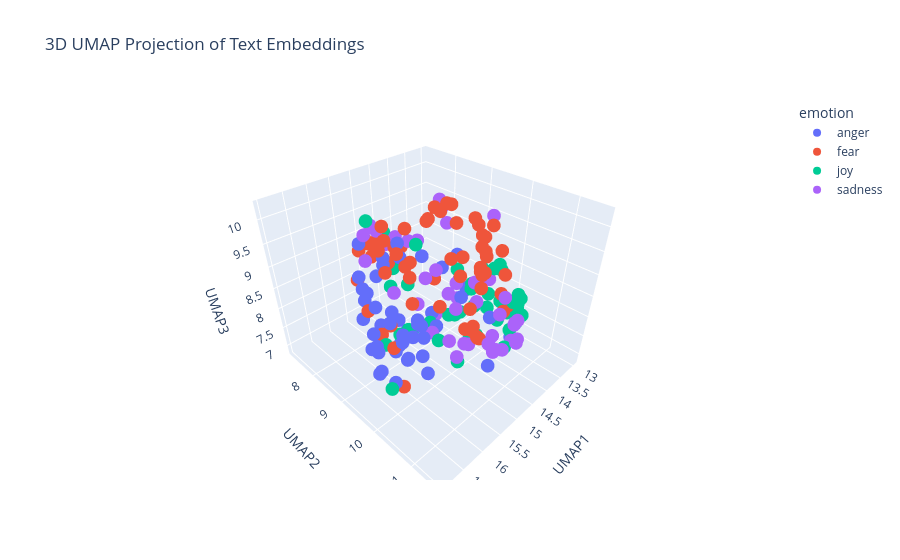

This figure's notebook cell:
### Markdown cell above
---
##### <a id='toc1_5_8_1_1_'></a>[**>>> Exercise 4 (Take home):**](#toc0_)

Apply UMAP to the same embeddings to reduce the dimensionality to 3D vectors and plot the 3D graph, discuss the differences and similarities with the 2D graph.

### Code cell
# Answer here
import pandas as pd
import numpy as np
import umap
import plotly.express as px

# Concatenate training + test
combined_df = pd.concat([train_df_new, test_df_new], ignore_index=True)

# Convert embeddings list → numpy array
X_embeddings = np.array(combined_df['embeddings_values'].tolist())

# 3D UMAP
reducer_3d = umap.UMAP(
    n_components=3,
    metric='cosine',
    random_state=28
)

embedding_3d = reducer_3d.fit_transform(X_embeddings)

# Prepare DataFrame
df_plot_3d = pd.DataFrame(embedding_3d, columns=['UMAP1', 'UMAP2', 'UMAP3'])
df_plot_3d['emotion'] = combined_df['emotion']
df_plot_3d['intensity'] = combined_df['intensity']
df_plot_3d['text'] = combined_df['text']

# Plotly 3D scatter plot
fig = px.scatter_3d(
    df_plot_3d,
    x='UMAP1',
    y='UMAP2',
    z='UMAP3',
    color='emotion',
    hover_data=['text', 'intensity'],
    title='3D UMAP Projection of Text Embeddings'
)

fig.show()

### Figure 1 — Plotly figure (JSON) as saved in the notebook; plotly's stock layout.template omitted (floating-point values rounded to 4 significant figures)
{"data": [{"customdata": [["pray for my boy huff", 0.208], ["Prayers &amp; Protection to our brothers and sisters fighting in #Charlotte  #against #machines", 0.189], ["@shopgreenwich #ldf16 what shall we do this weekend?  #spraypainting in #greenwichmarket with @SNUB23 #core246 #lilylou #fret &amp; #benoakley", 0.271], ["Did we miss the fact that #BurkeRamsey swung &amp;hit his sister #JonBenet in the face with a golf club previously out of a fit of #anger?", 0.598], ["never #make a decision when you are .. #angry &gt;_&lt; .... and never make a #promis when you are #happy :) :*", 0.521], ["im also definitely still bitter about the yellow ranger not being asian, but asian representation in hollywood is essentially a shrug anyway", 0.417], ["@laura221b I've left it for my dad to deal with 😂 My work is done as soon as it's felt the wrath of my slipper 😷", 0.521], ["It takes a man to suffer ignorance and smile. Be yourself, no matter what they say. #sting", 0.25], ["@cxmbeferre so you WOULDNT date me????? ", 0.458], ["When you forget to mention you were bought dreamboys tickets 🙄😂 #raging", 0.458], ["Listening to Joey really helps me and my anger.", 0.5], ["@jessebwatters lol. Love it when you aggravate Juan. Keep up the good work. Lol", 0.242], ["@DeltaDomain @SawDraze @qurions dis dat nigga from fume right?", 0.417], ["@canada4trumpnow @donlemon he has BAD TEMPERAMENT  #HissyFits", 0.625], ["#welfarereform should not be a 'model' for .", 0.417], ["The liberal outrage over don king saying the N-word really angers me. The white yuppie progressives can go fuck themselves, shame on blacks", 0.863], ["@Aurena1701 @AngryOrchard he didn't sting me luckily. He just flew off happy and drunk. Lolololol", 0.146], ["straight people are canoodling on the quad and I'm ", 0.417], ["@TheOneSoleShoe that is one thing but attacking and hating is worse - that makes us just like the angry vengeful behavior we detest", 0.583], ["My baskets are better when I'm in a bad mood someone irritate me before practice please", 0.479], ["Making my buddy cry !! Bitch wait for revenge 🤗👌🏻", 0.812], ["What the fuck am I supposed to do with no lunch, no dinner, no money and I'm off to work #furious #hangry #day5", 0.729], ["Paul forever. Paul should have won! Paul played such a better game! #BB18 ", 0.438], ["My mind is raging and i just want to end it all", 0.75], ["Anger is cheap and politeness is expensive. Don't expect everybody to be polite. #ThoughtfulThursday #anger #politeness", 0.312], ["@WatcherDev @WarcraftDevs put so much artefact points into fury and cant raid... literally wasted 1 month of my life! Thanks blizzard", 0.667], ["Ever put your fist through your laptops screen? If so its time for a new one lmao #rage #anger #hp", 0.646], ["@JoeGoodmanJr. A solution. But the assumptions by media in articles and every other venue causes animosity to the conversation.", 0.354], ["@RoyEnglish roy as fiery", 0.5], ["@WWE is the live event Brock vs Orton 2 this Saturday on the WWE Network? If not it needs to be! :) #wwe @RandyOrton @HeymanHustle #revenge", 0.396], ["Indignation: [whispers to date during that terrific Lerman/Letts centerpiece scene] That's his overwhelming sense of indignation.", 0.479], ["@TDsNation i watch all your videos but i like madden better!", 0.333], ["@eNCA what they should be doing is directing their anger to the thieves in government...#corruption #FeesMustFall", 0.542], ["straight people are canoodling on the quad and I'm #offended", 0.648], ["Gotta wonder why Caller Max listens to the show in the first place if you so incense him @MSignorile", 0.375], ["You ever just find that the people around you really irritate you sometimes? That's me right now 😒", 0.792], ["Be chill af if you want to offend someone.", 0.479], ["@thomeagle Just to help maintain and boost our status as a world class centre for education, culture and tolerance. #outrage", 0.438], ["@pbhushan1 @IndianExpress so in your opinion is this the worst delhi govt? #acrid  #hypocrisy", 0.526], ["Me being on my dean really saving a lot of ppl, bc I don't snap nomore &amp; it take so much out of me..", 0.348], ["I wouldn't have #anger issues.....if she didn't have #lying issues.....think about that one. #pow #lies #confusion", 0.5], ["@DailyMirror i love how theres no outrage that it's a white man but if it was a black man them BLM would be all over it regardless of reason", 0.726], ["[ @HedgehogDylan ] *she would frown a bit, folding her arms* 'why is it that every time I'm in need of assistance someone expects a lil **", 0.5], ["@IllinoisLoyalty that Rutgers game was an abomination. An affront to God and man. We must never speak of it again.", 0.562], ["My eyes have been dilated. I hate the world right now with the rage of a thousand fiery dragons. I need a drink.", 0.812], ["Sting is just too damn earnest for early morning listening. ", 0.37], ["Having a baby born too soon is #lifechanging 6 years on and it feels like only yesterday #sad #happy #angry #emotionalrollercoaster", 0.375], ["Anger, resentment, and hatred are the destroyer of your fortune today.", 0.396]], "hovertemplate": "emotion=anger<br>UMAP1=%{x}<br>UMAP2=%{y}<br>UMAP3=%{z}<br>text=%{customdata[0]}<br>intensity=%{customdata[1]}<extra></extra>", "legendgroup": "anger", "marker": {"color": "#636efa", "symbol": "circle"}, "mode": "markers", "name": "anger", "scene": "scene", "showlegend": true, "type": "scatter3d", "x": [14.23, 14.38, 13.47, 16.89, 16.77, 16.09, 14.85, 16.0, 14.9, 16.55, 16.45, 13.64, 15.32, 14.95, 15.07, 15.79, 15.34, 15.84, 16.0, 16.32, 15.74, 16.58, 13.83, 16.36, 16.95, 16.56, 16.88, 15.3, 13.85, 15.27, 15.89, 13.67, 15.96, 15.89, 16.15, 16.41, 15.7, 15.89, 15.71, 16.2, 16.91, 15.71, 15.96, 15.65, 16.47, 16.24, 15.67, 16.6], "y": [8.937, 8.488, 9.725, 9.928, 10.34, 10.31, 10.03, 9.549, 9.313, 10.4, 9.491, 9.145, 9.003, 7.887, 8.024, 8.752, 9.867, 9.984, 8.577, 10.17, 9.903, 10.04, 10.55, 10.46, 10.16, 9.67, 10.05, 8.069, 9.015, 8.809, 9.24, 8.935, 8.406, 9.433, 8.688, 10.14, 9.608, 8.379, 8.148, 10.51, 10.17, 8.253, 10.03, 9.209, 10.22, 9.738, 11.36, 9.609], "z": [8.557, 8.705, 7.235, 8.622, 8.073, 8.605, 8.667, 7.896, 7.936, 8.475, 7.973, 7.814, 7.523, 8.65, 8.581, 7.797, 8.162, 8.527, 8.437, 8.196, 7.682, 9.054, 7.387, 9.151, 8.277, 9.162, 8.752, 8.43, 8.742, 9.19, 8.451, 7.972, 8.878, 8.377, 8.128, 8.602, 7.951, 8.549, 9.397, 7.999, 8.306, 8.293, 8.758, 9.807, 8.839, 8.026, 8.403, 8.575]}, {"customdata": [["Unruly kids at 8am in the morning #nothanks ripping the flower beds up by the roots while their parents watch ", 0.322], ["@FJHobson @Beaker126 @Biastai how would you suggest we profile to stop right wing terror", 0.521], ["I'm scared that my coworkers are going to submit me to one of those 'wardrobe makeover' shows. #fear #fashion", 0.792], ["@NFYFC @Wilkster_ hmm, don't know many yf  who are short on confidence! Wish I'd been one, ", 0.431], ["#ntfc mourinho is worried,  bringing Ibra  and Rushford on. ", 0.5], ["How I Murdered Your Mother #SpookyTv #horror", 0.625], ["@mdthib This is so lovely! Or I am frightened, not sure which! But, wow!", 0.417], ["What the fuck is he even doing ? He should be off that's fucking horrific !", 0.75], ["I feel like I am drowning. #depression #anxiety #falure #worthless", 0.979], ["Rojo is shocking.......absolutely shocking !!!", 0.625], ["From harboring Osama bin Laden to its relationship with Haqqani network, there is enough evidence to prove Pakistan is sponsoring terrorism", 0.604], ["Im not a #nervouswreck, Im a  #pileup. #GoingCrazy #HelpMe #Insane #Antisocial", 0.875], ["#hillaryclinton and their followers are #nervous of a #BernieSanders #millennials saying yes to a #woman #POTUS  #JillStein  not #warmonger", 0.521], ["Got to be up in 4 hours to go back to work #cantsleep #excited ", 0.375], ["I hate having ideas but being too afraid to share them 😔", 0.688], ["@rkuuleiq Fear is best/beast product of God/s. :) #aTheism #theism #biBle  #christianity #hell #heaven #purgatory #psychology #jesus", 0.37], ["@EE your a joke I pay for data when I'm in Spain and you then text and say I've used up all my data #terrible service", 0.375], ["How do you ever stop being #afraid of someone that you live with", 0.771], ["Are there any #horror sites that would be interested in my writing a guest article/review? Been really craving a literary outlet lately.", 0.354], ["One more step in long work #visa process is over. Relief. Onto next step. #expat #restless", 0.458], ["@markhberman2003 @LanceZierlein @790blessing entire team from coaches on down played and coached scared from jumpstreet. ", 0.542], ["@Montel_Williams If this ban goes through, it will harm so many people, disabled veterans, people who have #chronicpain,  #iamkratom", 0.685], ["I can't imagine keeping malice with my brothers!! I shudder when I see siblings estranged and all", 0.667], ["if you do me wrong i will not hesitate to block you and cut you out of my life completely 😇 it's one of my greatest talents", 0.25], ["@bothsocial Thanks for the follow! Hope you’re having a terrific day!", 0.108], ["@Berbaqueue @_indubioproreo shocking work ethic by our players, Rooney stifled by their laziness", 0.396], ["#Aleppo city is burning. The head of #terrorism #Assad regime &amp; #Russia are bombarding the city right now with #whitephosphrus #bombs !", 0.729], ["Wish I was a kid again. The only stressful part was whether Gabriella and Troy would get back together or not. #hsm2 #nightmare", 0.395], ["@obyezeks \\nWe can't forget d past.But while we apprehend and punish d culprits of the past,are we going to allow d present to slip away?", 0.521], ["@Avanquest i have unsubscribed 3 times from your spam emails still coming? STOP THE EMAILS #avanquest #software #terrible", 0.438], ["Avoiding #fears only makes them scarier. Whatever your #fear, if you face it, it should start to fade. #courage", 0.705], ["Just feel awkward that I'm being timid to everyone.", 0.646], ["Wish I was a kid again. The only stressful part was whether Gabriella and Troy would get back together or not. #hsm2 ", 0.458], [" ughh I just want all this to be over.. it's like a nightmare! can we all just get along?", 0.797], ["@Oooooo_Donna @sturgishigh @politicususa   @CNN took its first baby  step now let's hope they will start running", 0.25], ["@CP24 And I hope when the police met him at the subway that they took him straight to jail 😕 ", 0.583], ["@Morning_Joe @JoeNBC @mikebarnicle Trump says the refugee situation 'is not just about terrorism it's about quality of life.' Take note.", 0.542], ["#GADOT please put a left turn signal at Williams and Ivan Allen Jr Blvd. This is absolutely ridiculous #ATLtraffic ", 0.424], ["Getting terrible download speeds for fifa smh.", 0.354], ["That's fucking horrific defending from Schalke", 0.562], ["The more videos @PanicAtTheDisco  post, the more i am convinced i might should not have done that  #Brendonati", 0.4], ["@smb_ryan @Kamper10 I couldn't care less about #GOTHAM. I haven't watched it since the mid point of season 1. #horrible", 0.417], ["I'm such a shy girl🙄", 0.583], ["@laura221b I don't think I've ever moved so fast in a panic in all my life 😂 Gave me such a fright 😓", 0.938], ["im like 'this is better' in the moment cuz i panic and then later its so obviously not better. at every opportunity i choose to make it seem", 0.729], ["A shy failure is nobler than an immodest success.", 0.333], ["@Aliki111 Haters!!! You are low in self worth. Self righteous in your delusions. You cower at the thought of change. Change is inevitable.", 0.562], ["i had a hard time falling a sleep and woke up several times because i was afraid of bugs crawling on me and i ended up waking up with a bite", 0.854], ["@Meruna_  as a musician, I can tell you that more people get discouraged when learning because of shitty instruments than anything else.", 0.396], ["#aliens #zombie #gore #slash #ghost #sith #horror I love it all. 🔪", 0.333], ["When a guy comes on the train that smells like a mixture of a damp dog, old sweat and sewage works!!!!#gross #horrid #getoffthetrain #smelly", 0.521], ["@madhav_pastey moral of the story, never check mails in the night. PS. Most notices have nothing much to worry about. @ashwinikn", 0.354], ["On @Varneyco/@FoxBusiness to talk latest on #Chelsea Bombing + #Ahmad_Khan_Rahami's trips to #Afghanistan/#Pakistan #tcot #terror", 0.642], ["@hollywooddivas @TMZ_Sports Idiots like Larry Sanders scare us All!How can Morons these days Rush 2 Judge #Police w/o all facts yet?FU thugs", 0.604], ["@spencer0415 awe, I love you kid!!", 0.06], ["@AaliyahLove69 I would be intimidated but I would like to think I would have manned up and helped.", 0.417], ["@soozclifford Sure have... Sydney are too tough, too quick and their 'team' pressure is too much for the Cats to handle. Motlop/Cowan ", 0.356], ["Another fun fact: i am afraid", 0.667], ["@stephenfhayes Mustard gas = hostile work environment, not #terrorism; call #OSHA not #military", 0.708], ["#twitter #users Tweeting on twitter is like playing a game against the computer. Where's the life, Everyone too #afraid to say something?", 0.521], ["When you're scared to press send #bgoodthepoet #PrayForMe #ThisIsAGodDream #career #help #fear #heart #HeartRacing", 0.842], ["@mikefreemanNFL \\nIsn't OBrien supposed to be some sort of offensive genius ", 0.167], ["Really.....#Jumanji 2....w/ The Rock, Jack Black, and Kevin Hart...are you kidding me! WTF! #ThisIsATerribleIdea #horrible", 0.542], ["And I cried in front of my guy last night. And it's just been a horrible week but it's only for a week", 0.68]], "hovertemplate": "emotion=fear<br>UMAP1=%{x}<br>UMAP2=%{y}<br>UMAP3=%{z}<br>text=%{customdata[0]}<br>intensity=%{customdata[1]}<extra></extra>", "legendgroup": "fear", "marker": {"color": "#EF553B", "symbol": "circle"}, "mode": "markers", "name": "fear", "scene": "scene", "showlegend": true, "type": "scatter3d", "x": [15.82, 15.64, 14.75, 14.41, 14.17, 14.95, 14.03, 15.67, 15.74, 14.34, 14.91, 16.02, 15.01, 14.35, 15.01, 14.65, 15.63, 14.81, 14.56, 13.83, 14.51, 14.68, 16.41, 16.58, 13.16, 14.51, 14.96, 14.71, 14.89, 15.82, 14.52, 15.27, 14.63, 16.08, 14.9, 15.33, 14.77, 15.44, 15.19, 14.82, 14.82, 15.6, 15.22, 14.73, 15.41, 15.38, 16.15, 14.66, 16.32, 14.06, 15.66, 14.49, 14.83, 15.86, 13.38, 15.2, 14.43, 14.71, 15.07, 14.83, 14.87, 14.65, 15.78, 15.6], "y": [9.702, 7.885, 10.41, 9.965, 8.762, 9.844, 9.798, 9.416, 11.06, 8.978, 7.289, 10.61, 7.575, 10.66, 10.64, 10.09, 8.786, 10.3, 10.21, 10.21, 9.416, 8.174, 9.841, 10.32, 9.957, 8.988, 7.33, 10.36, 9.366, 9.057, 10.4, 10.81, 10.31, 10.04, 7.999, 8.41, 7.486, 8.387, 8.898, 9.082, 10.5, 9.073, 10.82, 10.35, 10.71, 10.89, 8.867, 10.83, 9.787, 9.95, 9.543, 9.716, 7.261, 8.862, 9.235, 10.29, 9.225, 10.75, 7.207, 9.833, 10.44, 8.956, 9.327, 10.79], "z": [9.411, 8.416, 10.05, 7.57, 9.836, 9.467, 8.849, 9.431, 9.098, 9.893, 8.787, 9.392, 8.572, 8.407, 9.976, 10.25, 9.971, 10.26, 9.704, 8.321, 10.23, 8.928, 8.787, 7.811, 7.524, 10.04, 8.871, 7.812, 8.792, 9.865, 10.17, 9.722, 7.704, 9.177, 8.553, 8.685, 8.84, 9.236, 9.808, 9.892, 7.926, 9.658, 9.744, 9.332, 9.069, 9.558, 8.417, 9.453, 8.19, 9.184, 9.572, 9.251, 8.696, 7.662, 7.824, 9.429, 10.17, 9.908, 8.597, 10.13, 10.14, 9.833, 9.698, 8.795]}, {"customdata": [["Wishing a very Happy Birthday to our awesome dancer, Ruthann!!! We hope your day is magical! #bday  #eatcake", 0.833], ["It's a beautiful day today. Cloudy but sunny and breezy.", 0.673], ["@buzzlightbeard2 If you don't love yourself... Honesty is the best policy #smile", 0.438], ["categ than GEN &amp;OBC it cost only 100 or nill .i am not against the reservation and i support it,sir minimize the fees #bright fut @PMOIndia", 0.188], ["I am so happy I have come across @HilltopBindery notebooks! #handmade would love to talk to you! #musthave #want #need #happy #amazing 📖🖋", 0.812], ["Watch this amazing live.ly broadcast by @ittzdevin  #musically", 0.483], ["I just really enjoy bright colors, like the colors you would see downtown Miami", 0.729], ["Hey u never know, Channel 4's version of #GBBO might actually be quite good. A few adverts aren't the end of the world. #optimism", 0.384], ["Today I reached 1000 subscribers on YT!! , #goodday, #thankful", 0.926], ["my haters are like crickets. they chirp all day but when I walk past them they shut the fuck up.- @DritaDavanzo (my idol)", 0.208], ["@carysmithwriter @Maria_Savva @RealRockAndRoll We're the least known band in the World, but so glad you asked #muchlove ", 0.5], ["If you simply act out of kindness, strength, and optimism, today will be the best day ever! @Tarleton_KINE @DrKaylaPeak @jssimpson9", 0.625], ["@NebulaJoker No, they aren't. Episodes are animated during the week before they air.", 0.231], ["@grahnort wonderful experience watching you yesterday at. @BBCLetItShine thankyou for the ", 0.708], ["@R1Breakfast Totes had to re-listen to the endless hilarity that was Tom Odell's 'raaar' this morning 😂😂😂 @grimmers @fionaradio @TinaDaheley", 0.66], ["@palmtreesarah @WorthingTheatre had more fun than the funniest person in funsville..... Much hilarity as usual.... Thank you ❤️", 0.84], ["LOVE LOVE LOVE #smile #fun #relaxationiskey", 0.74], ["@Nikhilv95 @LydiajaneF I wish, I really, truly wish, that I had just a modicum of your banter. ", 0.24], ["TheNiceBot: WSJNordics You make the world a more joyful place. #TheNiceBot #الخفجي", 0.708], ["2 days until #GoPackGo and 23 days until #GoGipeGo..... I'm so excited! #smiling", 0.88], ["Watch this amazing live.ly broadcast by @iamjustinburke  #musically", 0.542], ["@chenaidavid easy, breezy, beautiful rasta mon", 0.44], ["Hey NASCAR fans. Are you going to the race in Loudon this weekend?  Why not stop by New Day Diner for a great hearty breakfast before you go", 0.385], ["Go follow me on Musically @budderlordk1ng I am making a lively. Come and join BFFing and Following ;) See you there!", 0.62], ["@lilymooregrant u used to chirp me for drinking it u hoe", 0.288], ["@FoRDaYS14 😳 chewing what?  #arcdental #turlock", 0.352], ["You know what's great about #GBBO ? Contestants helping each other, cheering each other on. So important.", 0.562], ["Currently listening to @ScottFoxonair &amp; @KatCallaghan @Z1035Toronto podcasts!! Can you guys please move to #yvr ?  #missyou", 0.365], ["When you wake up from a dream laughing at something stupid, and that makes you laugh more ", 0.708], ["Never make a #decision when you're #angry and never make a #promise when you're #happy. #wisewords", 0.438], ["Quinn's short hair makes me sad. #glee", 0.04], ["@OrbsOfJoy plan a date... like a date u find pleasing or smth. fuckign\\n\\n10/10. because the child will grow to be a ten out of ten", 0.311], ["@TheMandyMoore You are beyond wonderful.  Your singing prowess is phenomenal but damn... I'm just elated to watch you act again. #ThisIsUs 🤗", 0.771], ["@APkrawczynski   Any possibly KG is being bought out as a player so that he can buy in from Glen as a minority owner? ", 0.25], ["@LPDonovan this is why I think his pre prepped debate answers have the potential for hilarity", 0.458], ["if you ain't watching Sugarboy on Hulu, then you ain't shit. #hilarious hahaha", 0.66], ["@hesham786 that's the spirit ", 0.354], ["@yungdoujin wouldn't that basically be sparkling water", 0.32], ["@Communism_Kills i get the subway melt and make sure it's only hearty italian bread... black olives are a must though", 0.38], ["@hesham786 that's the spirit #optimism", 0.396], ["@airtelindia have some issues with my broadband bill ,I am charged for the month before I signed up with airtel.. #hilarious", 0.34], ["Be it a rainy day, be it cheerful sunshine, I am a Prussian, want nothing to be but a Prussian.:|", 0.245], ["@kwelbyroberts they will come and you will rejoice at their arrival.", 0.458], ["It's #HobbitDay! \\nHobbit's give gifts on their birthdays, so I'm sharing the gift of #glee today! Find something that makes you happy!", 0.708], ["Imagine how sad LA fans are gona be when they get eliminated...Man that's gonna be Nirvana, a religious experience rejoicing in their misery", 0.333]], "hovertemplate": "emotion=joy<br>UMAP1=%{x}<br>UMAP2=%{y}<br>UMAP3=%{z}<br>text=%{customdata[0]}<br>intensity=%{customdata[1]}<extra></extra>", "legendgroup": "joy", "marker": {"color": "#00cc96", "symbol": "circle"}, "mode": "markers", "name": "joy", "scene": "scene", "showlegend": true, "type": "scatter3d", "x": [13.17, 13.17, 13.87, 15.07, 13.01, 14.05, 13.28, 13.85, 12.98, 16.0, 13.36, 13.25, 14.87, 13.33, 13.82, 13.21, 13.26, 14.58, 13.36, 13.12, 13.95, 13.42, 13.2, 13.85, 15.72, 15.18, 13.55, 14.06, 15.59, 16.92, 14.64, 15.05, 13.02, 14.69, 14.79, 15.57, 13.9, 15.41, 15.26, 13.92, 15.62, 13.33, 13.95, 13.19, 15.26], "y": [10.22, 9.707, 9.573, 8.119, 10.13, 9.001, 9.594, 10.52, 10.1, 9.137, 9.542, 10.15, 8.563, 9.833, 9.657, 9.77, 9.478, 9.992, 9.881, 10.25, 9.091, 9.375, 10.22, 9.156, 9.263, 9.02, 10.46, 9.652, 10.17, 10.42, 10.96, 9.409, 9.876, 8.643, 8.008, 9.07, 9.082, 9.154, 8.481, 9.517, 8.321, 9.76, 9.534, 10.37, 10.37], "z": [7.32, 8.365, 7.699, 9.391, 7.456, 7.232, 8.399, 7.579, 7.552, 7.645, 7.362, 7.768, 8.256, 7.148, 6.885, 7.122, 7.664, 7.335, 7.719, 7.854, 7.227, 8.373, 7.986, 7.289, 7.599, 7.467, 7.544, 6.932, 8.156, 8.088, 7.886, 7.816, 7.211, 9.17, 8.369, 7.612, 8.426, 7.694, 8.356, 8.277, 9.908, 8.59, 8.173, 7.497, 7.538]}, {"customdata": [["@ryyyshh story of my life. #lost", 0.688], ["@chelseafc let them know it's the #blues", 0.521], ["@AliceGoodman17 i dunno, I'm getting less of the spacious lovely autumnal melancholy from our present apocalypse", 0.521], ["It's interesting the photo of Mono Lisa is crying as well as the whole scene is very depressing #ELE6200", 0.771], ["#vinb I'm alot more interested in hearing bout differences between parties political ideologies. Parties murky origins r irrefutable #vinb", 0.417], ["My heads still in Ibiza but my body is sat at me desk at work #depressing", 0.875], ["Marcos Rojo Marcos Rojo running down the wing. Loved by the blues, feared by the reds", 0.292], ["Lament a \\nsaddened heart,\\nso far &amp; \\nyet so near,\\nthe years so\\ntough &amp; scarred,\\nthis lonesome\\nroad,\\nstill feared! #depression \\n\\n#poetry #poem", 0.812], ["We stayed up all night long\\nMade our drinks too strong\\nFeeling ten feet tall\\nRopes swinging into the water\\nIn the middle of the night", 0.2], ["so fucking sad when the person you love doesn't try fighting for your happiness, when you'd do anything for them.", 0.771], ["@Ashleyavitia_ don't leave me ", 0.583], ["@WriterlyTweets Supine on the piano—lips parted. #sixwordstory #amwriting #blues #singer", 0.312], ["@RevTrevK @Wolfman93011 @Daraidernation @EROCKhd Take 2k out of it the numbers on madden are low and have dropped and people are unhappy", 0.604], ["Awareness of time is awareness of time lost. #awareness #time ", 0.417], ["5am blues while riding a cab home:\\n- my belly is much bigger than the rest of my body\\n- but i couldnt be preggy\\n- how to lose it in a day", 0.542], ["Finished writing my second book tonight. #somber #sad #youpromised #havemercy #author #writer #needpublisher #beingedited #workingonsidebook", 0.521], ["Higginbotham's flippant dismissal of any worries around Carrick's lack of pace is dismal. Against nimble midfielders Carrick will be exposed", 0.417], ["I told my chiropractor 'I'm here for a good time not a long time' when he questioned my habits and yet again I have unnerved a doctor", 0.34], ["My nephew sees that i have a frown on my face and he tells me 'you're  beautiful '!😢💞😩", 0.542], ["Be strong &amp; courageous. Do not be terrified or discouraged, for the LORD your God will be with you wherever you go.", 0.229], ["Just put the winter duvet on ☃️❄️🌬☔️ #serious", 0.312], ["When you're on a train as its pitch black outside and you have no idea where you are... #travel #whereami #lost #adventure", 0.438], ["@TMobileHelp my service is down in Cleveland, OH. What's going on? #unhappy", 0.854], ["Back to forest drama -\\nfrom my #Forest #music - series, 2016\\n#nature #dark #art #photography #Finland", 0.271], ["@A_RockasThe U.S. has added years to the Syrian conflict by arming the 'rebel' army. You would think that Iraq had sunk in with Kerry.", 0.417], ["@KingJames @chrisbosh\\n To good hearts I lost my job I'm Responsible 2 families My Information in profile even dollar if can’t just Re-tweet", 0.75], ["Because of 'failure of delivery on time', a customer has to pay 16K rupees more! - Not good @tiagotatamotors @TataMotors #unhappy", 0.625], ["@aidanparr haha!! No, sorry was it too grim even for you?! It disturbed me &amp; im starting to lose all trust in Twitter generally!!", 0.479], ["I sulk too much for my own good.", 0.896], ["Can we go back 2 weeks and start again ?? This is seriously dreadful", 0.667], ["@MSNBC @fox @cnn @realDonaldTrump @HillaryClinton. Using fear to state his views. Not getting the facts before making a serious statement???", 0.417], [". @KotakBankLtd @udaykotak official got in touch. Issue not addressed. #unhappy #patheticservices", 0.729], ["Think Val might be going this week. I'll have to take the rest of the week off work to mourn. I'm sure they'll understand. #GBBO", 0.562], ["if you have been on depression too u shouldn't be judging him and exposing him to everyone, but helping him", 0.52], ["Refuge Recovery Boston - Weds 7:30-9 pm. #healing #support #addiction #recovery #buddhism #meditation #sober #cambma #meeting #harvardsq", 0.333], ["@GolfStrat out of Rory starts. What would your B group look like w/o him? Hideki and Walker, and throw Reed or Knox on the pine?", 0.343], ["@OHSOVICTORIOUS_ @FaZeAdapt We all seen it coming.. it's sad. But her Instagram comments on her pics are funny. Adapts fans blew it up 😂😂😂", 0.354], ["@GRIPLIKEAVICE_ I wouldn't mind if it didn't you know, threaten my job when I disagree. Puts a damper on things.", 0.625], ["SOBRIETY®   trying to make being sober fashionable….can it be done ? #zeroalcohol #soberoctober #clubsoda #nomorehangovers #sober", 0.333], ["@kempicepoland don't think he did, and he didn't have the rucksack or laptop in his possession, murky business, on that note I'm away to bed", 0.5], ["If I had a little bit of extra money I would blow the whole paycheck and go to one of the two of @KygoMusic's concerts in LA. #serious", 0.167], ["340:892 All with weary task fordone.\\nNow the wasted brands do glow,\\nWhilst the scritch-owl, scritching loud,\\n#AMNDBots", 0.458], ["@CovinoandRich just heard back2back,  guess that's why they call it the blues &amp; she's got the look, but I can only sing tickle sacks version", 0.375]], "hovertemplate": "emotion=sadness<br>UMAP1=%{x}<br>UMAP2=%{y}<br>UMAP3=%{z}<br>text=%{customdata[0]}<br>intensity=%{customdata[1]}<extra></extra>", "legendgroup": "sadness", "marker": {"color": "#ab63fa", "symbol": "circle"}, "mode": "markers", "name": "sadness", "scene": "scene", "showlegend": true, "type": "scatter3d", "x": [15.26, 13.9, 15.34, 15.23, 15.37, 15.11, 14.12, 15.37, 14.58, 15.82, 14.0, 15.01, 15.18, 15.27, 15.01, 15.45, 14.23, 15.54, 13.17, 14.36, 14.79, 15.13, 15.41, 15.16, 15.17, 14.66, 15.4, 15.24, 15.82, 15.7, 14.68, 15.66, 14.22, 15.85, 14.31, 14.61, 14.42, 15.26, 14.95, 14.75, 14.65, 14.44, 13.96], "y": [11.5, 8.747, 10.34, 11.16, 8.705, 10.94, 8.813, 11.4, 10.82, 10.97, 8.934, 11.43, 8.606, 11.51, 11.04, 11.28, 8.852, 9.956, 9.404, 10.26, 10.36, 11.47, 8.337, 11.53, 7.556, 8.378, 8.13, 9.752, 10.64, 9.954, 7.661, 8.249, 10.83, 10.85, 9.477, 8.608, 8.947, 9.287, 10.89, 9.808, 10.11, 10.0, 9.602], "z": [9.103, 9.408, 8.825, 8.346, 8.361, 8.251, 9.852, 8.578, 8.93, 8.731, 7.764, 8.524, 9.52, 9.16, 8.91, 8.512, 10.06, 8.179, 7.979, 10.25, 8.703, 9.095, 9.636, 8.762, 8.525, 9.134, 9.667, 9.322, 8.579, 9.459, 8.782, 9.599, 7.704, 8.371, 8.087, 9.222, 7.426, 8.334, 8.314, 8.831, 7.418, 8.788, 6.857]}], "layout": {"legend": {"title": {"text": "emotion"}, "tracegroupgap": 0}, "scene": {"domain": {"x": [0, 1], "y": [0, 1]}, "xaxis": {"title": {"text": "UMAP1"}}, "yaxis": {"title": {"text": "UMAP2"}}, "zaxis": {"title": {"text": "UMAP3"}}}, "title": {"text": "3D UMAP Projection of Text Embeddings"}}}
